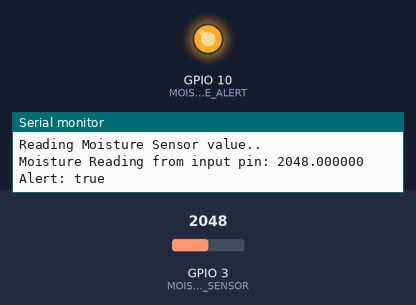
This program was run on a simulated Seeed XIAO ESP32-C3. On the bench: output pins drawn as LEDs (lit = HIGH), the last lines printed to the serial monitor. Inputs (shaded band) come from the test bench; at power-on: GPIO 3 (MOISTURE_SENSOR) = 2048.

Above: at 3.2 s.
3.3 s: GPIO 3 (MOISTURE_SENSOR) set to 957
8.9 s: GPIO 3 (MOISTURE_SENSOR) set to 836
At 13.2 s:
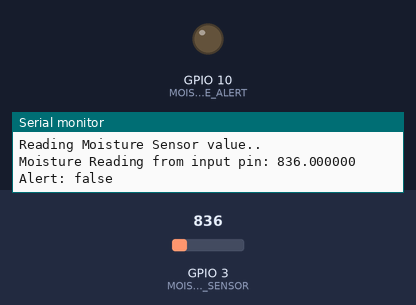
18.5 s: GPIO 3 (MOISTURE_SENSOR) set to 940
At 23.3 s:
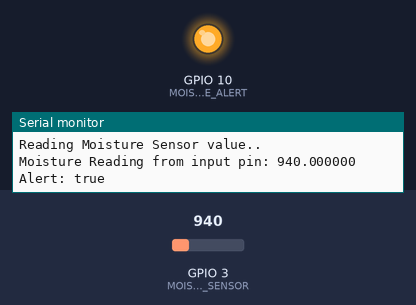
24.1 s: GPIO 3 (MOISTURE_SENSOR) set to 860
At 28.4 s:
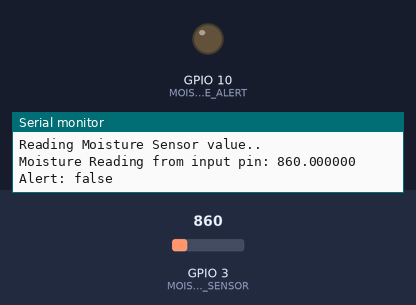
Timing chart, 0 to 29.9 s (numbered marks = the images above; inputs shaded):
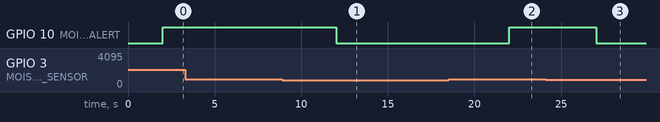

The program:

main.cpp
```cpp
#include <Arduino.h>

// Define Pins
#define MOISTURE_SENSOR A1 // Analog Input for Moisture Sensor
#define MOISTURE_ALERT D10 // Digital Output for Moisture Sensor Alert

// Constants
const float MOISTURE_THROWAWAY_THRESHOLD = 10.0; // threshold for noise values to ignore
const float MOISTURE_ALERT_THRESHOLD = 900; // threshold for moisture alert

// Function Declarations:
void readMoisture();
void alert(uint8_t alertOutput, float alertThreshold, float ignoreThreshold, float reading);

void setup() {
  // Set Serial Rate
  Serial.begin(115200);
  delay(1000);
  Serial.println("Beginning setup for ESP32 Moisture Sensor..");

  // Configure Pin Modes
  pinMode(MOISTURE_SENSOR, INPUT);
  pinMode(MOISTURE_ALERT, OUTPUT);

  // TODO: Set up ESP Now communication

  Serial.println("ESP32 Moisture Sensor setup complete.");
  delay(1000);

}

void loop() {

  // Read the moisture value and set alert
  readMoisture();

  delay(5000);
}

// Function Definitions:
// TODO: will more than likely have separate files

// Reads analog input and alerts if inside alert threshold
void readMoisture() {

  Serial.println("Reading Moisture Sensor value..");

  // Read moisture value
  float moistureReading = analogRead(MOISTURE_SENSOR);
  Serial.printf("Moisture Reading from input pin: %f\n", moistureReading);

  // Alert Call
  alert(MOISTURE_ALERT, MOISTURE_ALERT_THRESHOLD, MOISTURE_THROWAWAY_THRESHOLD, moistureReading);
}

// Sets the alert pin input based on threshold input and reading value input
void alert(uint8_t alertOutput, float alertThreshold, float ignoreThreshold, float reading){
  // If the reading is within the alert threshold, set the alert
  bool isAlert = (reading > alertThreshold) && (reading > ignoreThreshold);

  digitalWrite(MOISTURE_ALERT, isAlert);

  Serial.printf("Alert: %s\n", isAlert ? "true" : "false");
}
```

Measured:
- the behaviour switches between 901 and 900 on GPIO 3 (MOISTURE_SENSOR) (found by bisection; images 0 and 1)
- after the input at 8.9 s, GPIO 10 (MOISTURE_ALERT): HIGH → LOW after 3.1 s
- after the input at 18.5 s, GPIO 10 (MOISTURE_ALERT): LOW → HIGH after 3.5 s
- after the input at 24.1 s, GPIO 10 (MOISTURE_ALERT): HIGH → LOW after 2.9 s
